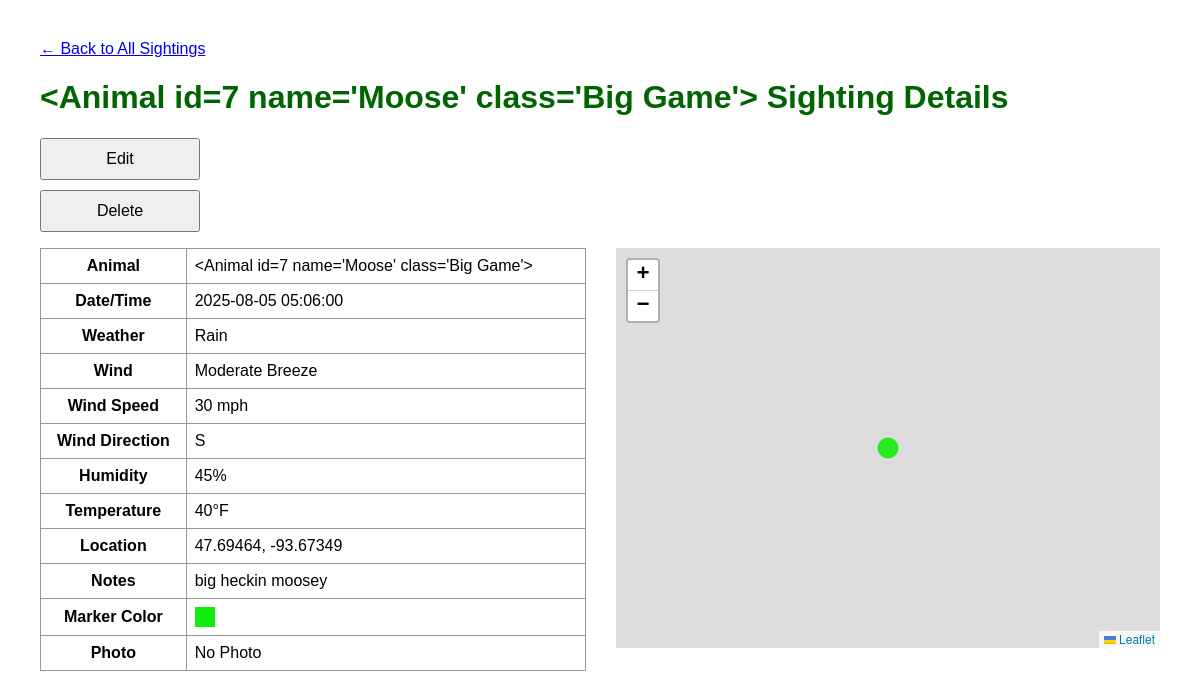
/sightings/1, run on the app's committed database.
### models.py (models this page shows, shortened)
class Animal(db.Model):
    __tablename__ = 'animal'  # explicit table name for clarity
    id = db.Column(db.Integer, primary_key=True)
    name = db.Column(db.String(100), nullable=False, unique=True)
    animal_class = db.Column(db.String(50), nullable=False)
    sightings = db.relationship('Sighting', backref='animal', lazy=True)
    harvests = db.relationship('Harvest', backref='animal', lazy=True)
    def __repr__(self):
        return f"<Animal id={self.id} name='{self.name}' class='{self.animal_class}'>"

class Sighting(db.Model):
    __tablename__ = 'sighting'
    id = db.Column(db.Integer, primary_key=True)
    animal_id = db.Column(db.Integer, db.ForeignKey('animal.id'), nullable=False, index=True)  # <<< indexed
    date_time = db.Column(db.DateTime, nullable=True, index=True)  # <<< indexed
    weather = db.Column(db.String(100), nullable=True)
    wind = db.Column(db.String(100), nullable=True)
    wind_speed = db.Column(db.String(100), nullable=True)
    wind_direction = db.Column(db.String(50), nullable=True)
    humidity = db.Column(db.String(20), nullable=True)
    temperature = db.Column(db.String(20), nullable=True)
    location = db.Column(db.String(200), nullable=True)
    notes = db.Column(db.Text, nullable=True)
    marker_color = db.Column(db.String(20), nullable=True)
    lat = db.Column(db.Float, nullable=True)
    lng = db.Column(db.Float, nullable=True)
    photo_filename = db.Column(db.String(120), nullable=True)

### app.py (the view)
@app.route('/sightings/<int:id>')
def view_sighting(id):
    sighting = Sighting.query.get_or_404(id)
    return render_template('view_sighting.html', sighting=sighting)

### templates/view_sighting.html (shortened to what this page needs)
<!DOCTYPE html>
<html>
<head>
  <link rel="stylesheet" href="/static/style.css">
  <link rel="stylesheet" href="https://unpkg.com/leaflet@1.9.4/dist/leaflet.css" />
</head>
<body>
<p><a href="{{ url_for('sightings_page') }}">← Back to All Sightings</a></p>
  <h1>{{ sighting.animal }} Sighting Details</h1>
  <div style="margin-bottom: 1em;">
    <div class="action-buttons">
      <form action="{{ url_for('edit_sighting', sighting_id=sighting.id) }}">
        <button type="submit">Edit</button>
      </form>
      <button type="button" onclick="openDeleteModal('{{ url_for('delete_sighting', sighting_id=sighting.id) }}')">Delete</button>
    </div>
  </div>
  <div class="flex-view">
    <table border="1" class="details-table">
      <tr><th>Animal</th><td>{{ sighting.animal }}</td></tr>
      <tr><th>Date/Time</th><td>{{ sighting.date_time }}</td></tr>
      <tr><th>Weather</th><td>{{ sighting.weather }}</td></tr>
      <tr><th>Wind</th><td>{{ sighting.wind }}</td></tr>
      <tr><th>Wind Speed</th><td>{{ sighting.wind_speed }}</td></tr>
      <tr><th>Wind Direction</th><td>{{ sighting.wind_direction }}</td></tr>
      <tr><th>Humidity</th><td>{{ sighting.humidity }}</td></tr>
      <tr><th>Temperature</th><td>{{ sighting.temperature }}</td></tr>
      <tr><th>Location</th><td>{{ sighting.location }}</td></tr>
      <tr><th>Notes</th><td>{{ sighting.notes }}</td></tr>
      <tr><th>Marker Color</th>
        <td><div style="width: 20px; height: 20px; background-color: {{ sighting.marker_color }};"></div></td>
      </tr>
      <tr><th>Photo</th>
        <td>
          {% if sighting.photo_filename %}
            <img src="{{ url_for('static', filename='uploads/' ~ sighting.photo_filename) }}"
                 width="200"
                 style="cursor:pointer;"
                 onclick="openPhotoModal('{{ url_for('static', filename='uploads/' ~ sighting.photo_filename) }}')">
          {% else %}
            No Photo
          {% endif %}
        </td>
      </tr>
    </table>
    <div id="sightingMap"></div>
  </div>
</body>
</html>

### static/style.css (style rules this page uses)
body { font-family: sans-serif; margin: 40px; }
table, th, td { border: 1px solid #999; border-collapse: collapse; padding: 8px; }
h1 { color: darkgreen; }

### templates/view_sighting.html (style rules this page uses)
.action-buttons { display: flex; flex-direction: column; width: 160px; gap: 10px; }
.action-buttons button, .action-buttons form button { padding: 10px; font-size: 1em; width: 100%; }
.flex-view { display: flex; gap: 30px; align-items: flex-start; }
table.details-table { flex: 1; width: 60%; }
#sightingMap { flex: 1; height: 400px; }

### data on the page
Animal: animal "<Animal id=7 name='Moose' class='Big Game'>"
Sighting: date_time "2025-08-05 05:06:00", weather "Rain", wind "Moderate Breeze", wind_speed "30 mph", wind_direction "S", humidity "45%", temperature "40°F", location "47.69464, -93.67349", notes "big heckin moosey"
